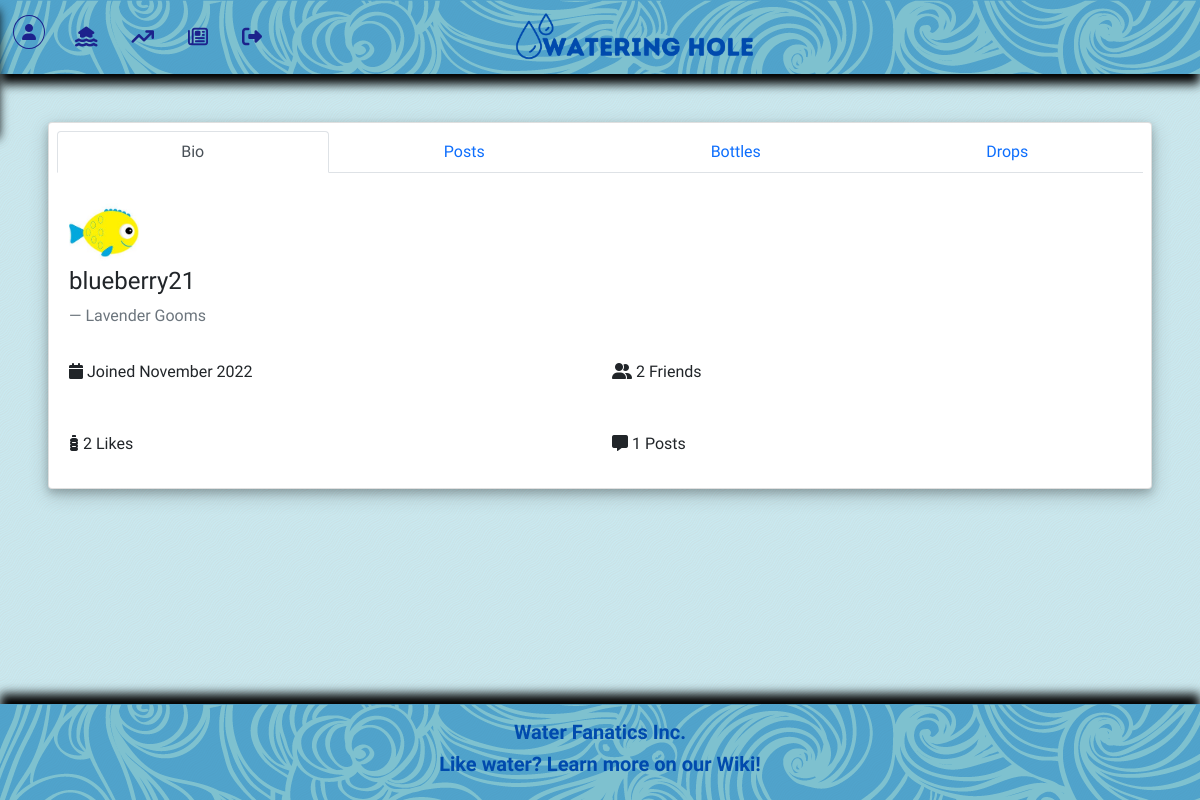
Page /profile.php?username=blueberry21 (signed in) on the earlier database version.
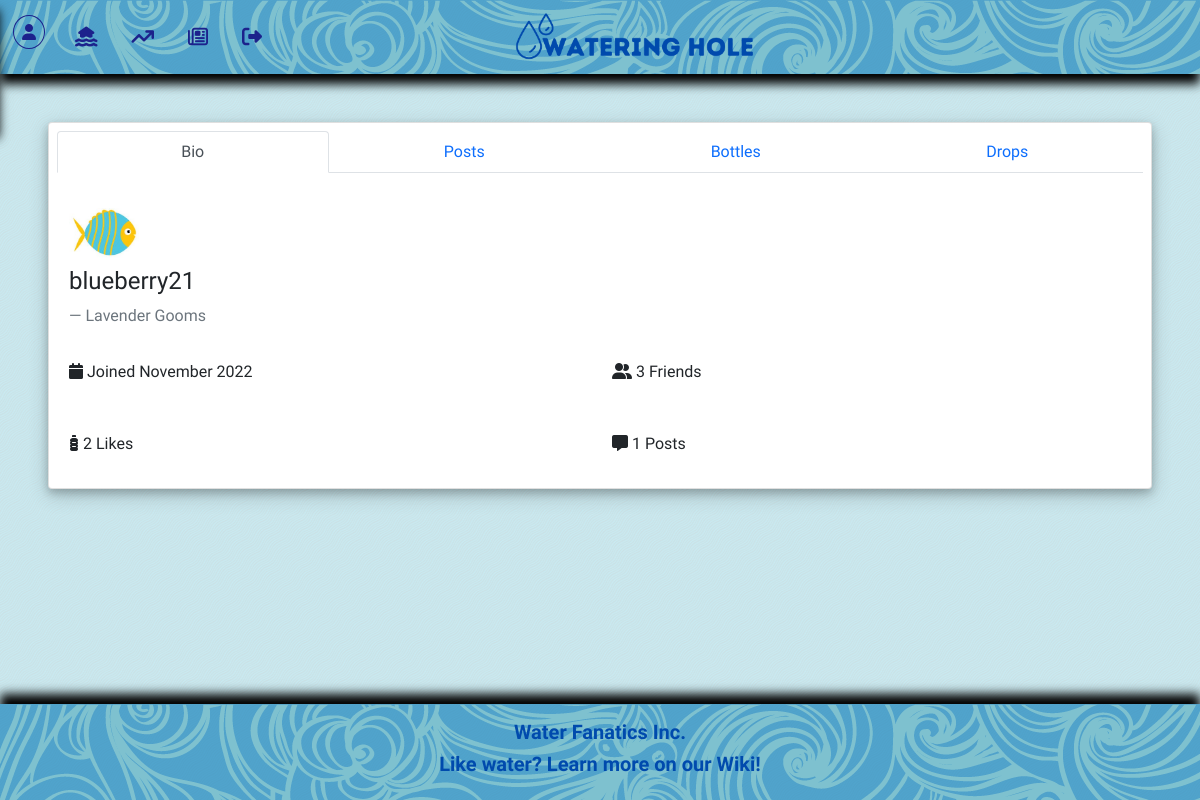
Same page on the later database version.
### tables this page shows
CREATE TABLE `users` (
  `username` varchar(70) NOT NULL,
  `firstName` varchar(50) NOT NULL,
  `lastName` varchar(50) NOT NULL,
  `password` varchar(150) NOT NULL,
  `email` varchar(150) NOT NULL,
  `count` int(20) NOT NULL,
  `pic` tinytext NOT NULL
);

### profile.php (the view, shortened to what this page needs)
<?php
$servername = "localhost";
$dbusername = "INFX371";
$password = "P*ssword";
$dbname = "friend";
$db = new mysqli($servername, $dbusername, $password, $dbname);
$username = $_GET['username'];
$userInfo = $db->query("SELECT * FROM users WHERE username='$username'");
$user = $userInfo->fetch_assoc();
$count = $db->query("SELECT COUNT(postID) FROM posts WHERE user='$username'");
$countPosts = $count->fetch_column();
$friends = $db->query("SELECT COUNT(user1) FROM friends
                        WHERE (user1='$username' OR user2='$username');");
$friendCount = $friends->fetch_column();
$likesGiven = $db->query("SELECT COUNT(likeID) FROM likes WHERE liker='$username'");
$likesGivenOut = $likesGiven->fetch_column();
?>
<!DOCTYPE html>
<html lang="en">
<head>
    <link href="https://cdn.jsdelivr.net/npm/bootstrap@5.0.2/dist/css/bootstrap.min.css" rel="stylesheet">
    <link href="dashboard.css" rel="stylesheet" type="text/css">
</head>
<body>
    <nav class="navbar navbar-expand-sm" id="top">
        <ul class="navbar-nav">
            <li class="nav-item">
                <div>
                    <button class="btn" type="button" data-bs-toggle="offcanvas" data-bs-target="#offcanvasLeft">
                        <i class="fa-solid fa-user fa-1x fa-border"></i>
                    </button>
                </div>
            </li>
            <li class="nav-item">
                <button class="btn p-2" data-bs-toggle="tooltip" title="Home">
                    <a class="nav-link" href="dashboard.php"><i class="fa-solid fa-house-flood-water fa-lg" id="titleicons"></i></a>
                </button>
            </li>
            <li class="nav-item">
                <button class="btn p-2" data-bs-toggle="tooltip" title="Trending">
                    <a class="nav-link" href="#"><i class="fa-solid fa-arrow-trend-up fa-lg" id="titleicons"></i></a>
                </button>
            </li>
            <li class="nav-item">
                <button class="btn p-2" data-bs-toggle="tooltip" title="News">
                    <a class="nav-link" href="#"><i class="fa-regular fa-newspaper fa-lg" id="titleicons"></i></a>
                </button>
            </li>
            <li class="nav-item">
                <button class="btn p-2" data-bs-toggle="tooltip" title="Sign Out">
                    <a class="nav-link" href="#"><i class="fa-solid fa-right-from-bracket fa-lg" id="titleicons"></i></a>
                </button>
            </li>
        </ul>
    </nav>
    <div class="mx-auto" id="z">
        <a href="dashboard.php"><img src="largelogo.png" alt="Logo"></a>
    </div>
    <div class="m-5 card p-2 d-flex justify-content-center">
        <ul class="nav nav-tabs nav-justified" role="tablist">
            <li class="nav-item">
                <a data-bs-toggle="tab" href="#bio" class="nav-link active" id="tab">Bio</a>
            </li>
            <li class="nav-item">
                <a data-bs-toggle="tab" href="#comments" class="nav-link" id="tab">Posts</a>
            </li>
            <li class="nav-item">
                <a data-bs-toggle="tab" href="#bottles" class="nav-link" id="tab">Bottles</a>
            </li>
            <li class="nav-item">
                <a data-bs-toggle="tab" href="#drops" class="nav-link" id="tab">Drops</a>
            </li>
        </ul>
        <div class="tab-content">
            <div class="tab-pane container active" id="bio"><br>
                <div>
                    <img src=<?php echo $user['pic'];?> alt=profilepic class="profilepic"></img>
                    <h4><?php echo $user['username'];?></h4>
                    <div class="fs-6 blockquote-footer my-2"><?php echo $user['firstName']; echo ' '; echo $user['lastName'];?></div>
                    <div class="row">
                        <span class="col fs-6 my-4"><i class="fa-solid fa-calendar"></i> Joined November 2022</span>
                        <span class="col fs-6 my-4"><i class="fa-solid fa-user-group"></i> <?php echo $friendCount;?> Friends</span>
                    </div>
                    <div class="row">
                        <span class="col fs-6 my-4"><i class="fa-solid fa-bottle-water"></i> <?php echo $likesGivenOut;?> Likes</span>
                        <span class="col fs-6 my-4"><i class="fa-solid fa-message"></i> <?php echo $countPosts;?> Posts</span>
                    </div>
                </div>
            </div>
        </div>
    </div>
    <footer class="container-fluid mt-5 py-3 text-center" id="footerprofile">
        <h5><strong>Water Fanatics Inc.</strong></h5>
        <h5><strong><a class="linkdecorationrm" href="wiki/home.php">Like water? Learn more on our Wiki!</a></strong></h5>
    </footer>
</body>
</html>

### dashboard.css (style rules this page uses)
body { background: #caf0f8 url("diagonal-waves.png") repeat; font-family: 'Fauna One', serif; font-size: 16px; }
.card { display: inline-block; box-shadow: 0 4px 8px 0 rgba(0, 0, 0, 0.2), 0 6px 20px 0 rgba(0, 0, 0, 0.19); }
footer { background: rgba(0, 119, 182, .6) url("background1.png"); position: absolute; bottom: 0; box-shadow: 0px 10px 10px black inset; color: #004aad; }
#footerprofile { background: rgba(0, 119, 182, .6) url("background1.png"); position: absolute; bottom: 0; box-shadow: 0px -10px 10px black; color: #004aad; }
#top { background: rgba(0, 119, 182, .6) url("background1.png"); box-shadow: 0px 10px 10px black; color: #1c228c; }
.btn { color: #1c228c; }
button i { --fa-border-radius: 100%; --fa-border-padding: 8px; --fa-border-color: #1c228c; --fa-pull-margin: 4px; }
#z { z-index: 1100; text-align: center; position: absolute; left: 42%; top: 1%; }
#z a img { height: 60px; width: auto; text-align: center; }
.linkdecorationrm { text-decoration: none; color: #004aad; }
#titleicons { color: #1c228c; }
img.profilepic { width: 70px; margin-right: 10px; }

Differences in the rows shown:
changed users "blueberry21": pic: a different picture
Other differences:
$friendCount: "2" → "3"
